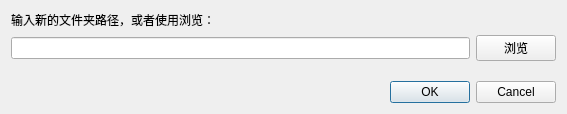
<?xml version="1.0" encoding="UTF-8"?>
<ui version="4.0">
 <class>FoldersAddDialog</class>
 <widget class="QDialog" name="FoldersAddDialog">
  <property name="geometry">
   <rect>
    <x>0</x>
    <y>0</y>
    <width>567</width>
    <height>114</height>
   </rect>
  </property>
  <property name="windowTitle">
   <string>指定新文件夹路径</string>
  </property>
  <layout class="QGridLayout" name="gridLayout">
   <item row="0" column="0">
    <widget class="QLabel" name="label">
     <property name="text">
      <string>输入新的文件夹路径，或者使用浏览：</string>
     </property>
    </widget>
   </item>
   <item row="1" column="0">
    <widget class="QLineEdit" name="pathLineEdit">
     <property name="clearButtonEnabled">
      <bool>true</bool>
     </property>
    </widget>
   </item>
   <item row="1" column="1">
    <widget class="QPushButton" name="exploreButton">
     <property name="text">
      <string>浏览</string>
     </property>
    </widget>
   </item>
   <item row="2" column="0">
    <spacer name="verticalSpacer">
     <property name="orientation">
      <enum>Qt::Vertical</enum>
     </property>
     <property name="sizeHint" stdset="0">
      <size>
       <width>20</width>
       <height>1</height>
      </size>
     </property>
    </spacer>
   </item>
   <item row="3" column="0" colspan="2">
    <widget class="QDialogButtonBox" name="buttonBox">
     <property name="orientation">
      <enum>Qt::Horizontal</enum>
     </property>
     <property name="standardButtons">
      <set>QDialogButtonBox::Cancel|QDialogButtonBox::Ok</set>
     </property>
    </widget>
   </item>
  </layout>
 </widget>
 <resources/>
 <connections>
  <connection>
   <sender>buttonBox</sender>
   <signal>accepted()</signal>
   <receiver>FoldersAddDialog</receiver>
   <slot>accept()</slot>
   <hints>
    <hint type="sourcelabel">
     <x>248</x>
     <y>254</y>
    </hint>
    <hint type="destinationlabel">
     <x>157</x>
     <y>274</y>
    </hint>
   </hints>
  </connection>
  <connection>
   <sender>buttonBox</sender>
   <signal>rejected()</signal>
   <receiver>FoldersAddDialog</receiver>
   <slot>reject()</slot>
   <hints>
    <hint type="sourcelabel">
     <x>316</x>
     <y>260</y>
    </hint>
    <hint type="destinationlabel">
     <x>286</x>
     <y>274</y>
    </hint>
   </hints>
  </connection>
 </connections>
</ui>
